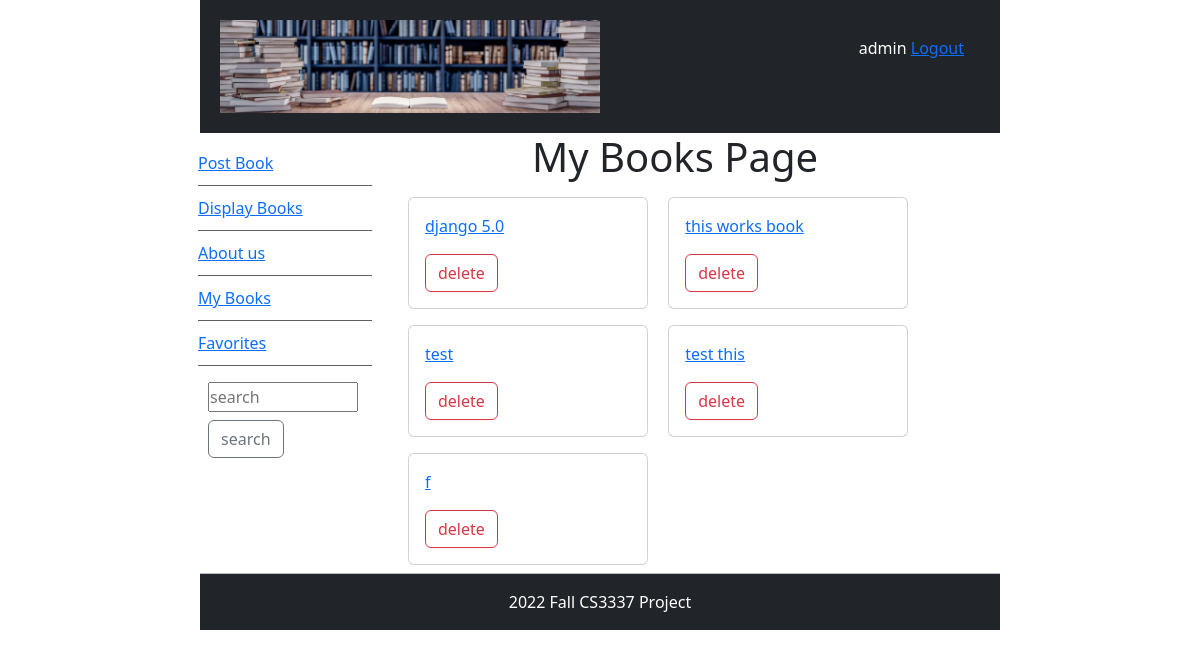
/mybooks (signed in), run on an earlier commit of the app's database.
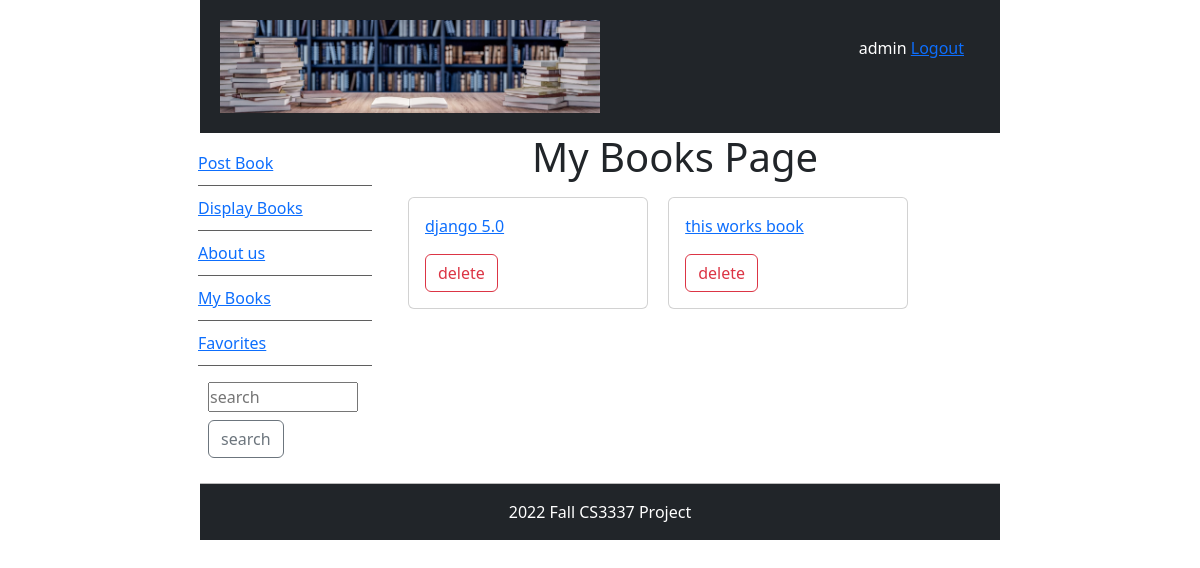
And on a later commit of the database.
### bookMng/models.py (models this page shows, shortened)
class MainMenu(models.Model):
    item = models.CharField(max_length=200, unique=True)
    link = models.CharField(max_length=500, unique=True)

class Book(models.Model):
    name = models.CharField(max_length=200)
    web = models.URLField(max_length=200)
    price = models.DecimalField(decimal_places=2, max_digits=8)
    publishdate = models.DateField(auto_now=True)
    picture = models.FileField(upload_to='bookEX/static/uploads')
    pic_path = models.CharField(max_length=300, editable=False, blank=True)
    username = models.ForeignKey(User, blank=True, null=True, on_delete=models.CASCADE)
    favorite = models.ManyToManyField(User, related_name='favorite', blank=True)

### bookMng/views.py (the view)
# urls.py: path('mybooks', views.mybooks, name='mybooks'),
def mybooks(request):
    if request.user.is_authenticated:
        books = Book.objects.filter(username=request.user)
        for b in books:
            b.pic_path = b.picture.url[14:]
        return render(request,
                      'bookMng/mybooks.html',
                      {
                          'item_list': MainMenu.objects.all(),
                          'books': books,
                      })
    else:
        return render(request,
                      'bookMng/mybooks.html',
                      {
                          'item_list': MainMenu.objects.all(),
                      })

### bookEX/templates/bookMng/mybooks.html (shortened to what this page needs)
{% extends "base.html" %}
{% block sidenav %}
    {% for item in item_list %}
    <li>
        <a href="{{item.link}}">{{item.item}} </a>
    </li>
    {% endfor %}
{% endblock sidenav %}
{% block content %}
<h1 align="center"> My Books Page </h1>
{% if user.is_authenticated %}
    {% for book in books %}
    <div class="card m-2" style="display: inline-block; width: 15rem;">
  <div class="card-body">
	 <p class="card-text">
      <a href="book_detail/{{ book.id }}" class="stretched-link text-primary" style="position: relative;">  {{ book.name }}</a>
    </p>
    <p class="card-text">
      <a  class="btn btn-outline-danger" href="book_delete/{{ book.id }}">
                delete
            </a>
    </p>
  </div>
</div>
    {% endfor %}
      {% else %}
you are not logged in to see your books
            <a href="{% url 'login' %}?next=/">login</a>
            {% endif %}
{% endblock content %}

What changed in the data, as far as the page shows it:
removed Book: name "test"
removed Book: name "test this"
removed Book: name "f"
